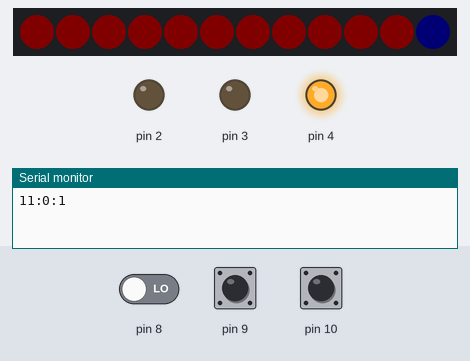
A sketch run on a simulated Arduino Uno, built with avr-gcc and run on an emulated ATmega328P. Parts: 12 RGB LEDs in strip order, left to right, output pins drawn as LEDs (lit = HIGH), the last lines printed to the serial monitor. Dashed ring = blinking. Inputs (shaded band) come from the test bench; at power-on: pin 10 LOW, pin 8 LOW, pin 9 LOW. Dim RGB values are drawn brighter than linear.

Above: at 1.2 s.
1.3 s: pin 10 driven HIGH
At 1.7 s:
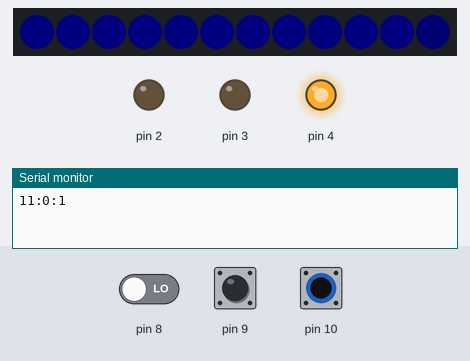
2.8 s: pin 8 driven HIGH
At 5.6 s:
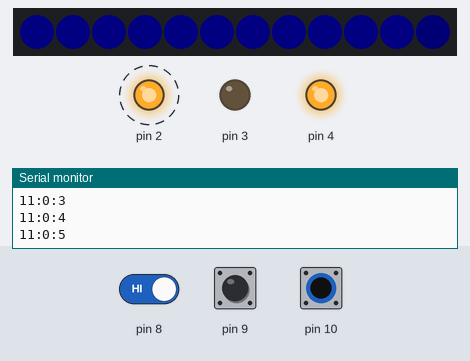
5.8 s: pin 9 driven HIGH
7.7 s: pin 10 pulsed LOW 5 times (0.12 s each, 0.3 s apart)
At 10.5 s:
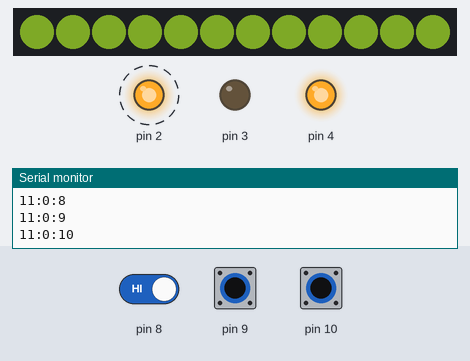
10.7 s: pin 9 pulsed LOW 5 times (0.12 s each, 0.3 s apart)
At 11.87 s:
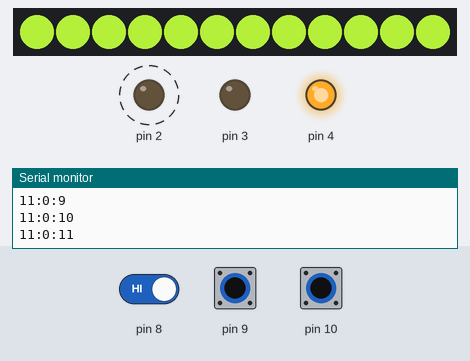
Timing chart, 0 to 14.7 s (numbered marks = the images above; inputs shaded):
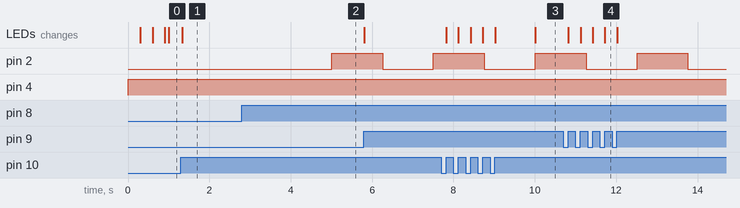

Measured:
- after the input at 1.3 s, the LEDs: change at once (image 1)
- after the input at 2.8 s, pin 2: LOW → HIGH after 2.2 s
- after the input at 7.7 s, the LEDs: first change after 0.12 s (image 3 shows a later state)
- after the input at 10.7 s, the LEDs: first change after 0.12 s (image 4 shows a later state)

The sketch:

hello_world.ino
```cpp
#include <timer.h>

#include <FastLED.h>
#include <buttons.h>

#define NUM_LEDS 12
#define NUM_COLORS 8
#define TIME 8
#define BRIGHT 9
#define COLOR 10

int mode = 0;

// time
int milliseconds = 0;
int seconds = 00;
int minutes = 0;
int hours = 11;
auto timer = timer_create_default();

// LED
CRGB leds[NUM_LEDS];
int pulse_milliseconds = 0;
int pulse_frequency = 0;
bool pulse_increasing = true;
Button push_buttons[3];
int brightness = 5;
int selected_color = 0;
CRGB available_colors[8] = {
  CRGB::Red,
  CRGB::Blue,
  CRGB::Green,
  CRGB::Aqua,
  CRGB::Coral,
  CRGB::Teal,
  CRGB::YellowGreen,
  CRGB::Moccasin
};
int blink_counter = 0;
int blink_frequency = 500;
bool led_status[2] = {false, false};

void tick() {
  milliseconds++;
  pulse_milliseconds++;
  pulse_milliseconds %= 255;
  String time_string;
  seconds += 1;
  minutes += seconds / 60;
  seconds = seconds % 60;
  hours += minutes / 60;
  minutes = minutes % 60;
  hours = hours % 12;
  time_string = (String)hours + (String)":" + (String)minutes + (String)":" + (String)seconds;
  Serial.println(time_string);
}

void pulse_led(int led_number){
  leds[led_number] = CRGB::Blue;
  leds[led_number].fadeToBlackBy( 192 );
  if (pulse_milliseconds % 30 == 0) {
    pulse_milliseconds = 0;
    if (pulse_frequency == 8) {
      pulse_increasing = false;
    }
    if (pulse_frequency == 0) {
      pulse_increasing = true;
    }
    if (pulse_increasing) {
      pulse_frequency++;
    } else {
      pulse_frequency--;
    }
  }
  for (int i = 0; i < pulse_frequency; i ++) {
    leds[led_number].nscale8( 192 );
  }
}

void change_brightness() {
  brightness += 50;
  if (brightness > 255) {
    brightness = 5;
  }
  FastLED.setBrightness(brightness);
}

int check_button_click(int button_pin) {
  int button_index = button_pin % 8;
  switch(push_buttons[button_index].check()) {
    case ON:
      return 1;
      break;
    case Hold:
      return 2;
      break;
    default:
      return 3;
      break;
  }
}

void switch_color() {
  selected_color++;
  selected_color %= NUM_COLORS;
}

void blink_led(uint8_t pin){
  if (!led_status[pin - 2]) {
    digitalWrite(pin, HIGH);
    led_status[pin - 2] = true;
  } else {
    digitalWrite(pin, LOW);
    led_status[pin - 2] = false;
  }
}

void turn_off_led(uint8_t pin) {
  led_status[pin - 2] = false;
  digitalWrite(pin, LOW);
}

void set_mode_0() {
  mode = 0;
  blink_counter = 0;
  turn_off_led(2);
  turn_off_led(3);
}

void setup() {
  // LEDs setup
  FastLED.addLeds<NEOPIXEL, 13>(leds, NUM_LEDS);

  // timer setup
  timer.every(1000, tick);

  // buttons setup
  push_buttons[0].assign(TIME);
  push_buttons[1].assign(BRIGHT);
  push_buttons[2].assign(COLOR);
  for (int i = 0; i < 3; i++) {
    push_buttons[i].setMode(OneShotTimer);
    push_buttons[i].setTimer(1500);
    push_buttons[i].setRefresh(500);
  }
  pinMode(2, OUTPUT);
  pinMode(3, OUTPUT);
  pinMode(4, OUTPUT);

  FastLED.setBrightness(brightness);
  Serial.begin(9600);
}

void loop() {
  timer.tick();

  // LEDs
  FastLED.clear();

//  if(mode == 0) {
//    int color_change = check_button_click(COLOR);
//    if(color_change == 1) {
//      switch_color();
//    }
//    int brightness_change = check_button_click(BRIGHT);
//    if(brightness_change == 1) {
//      change_brightness();
//    }
//  }
  int color_change = 0;
  int brightness_change = 0;
  switch(mode) {

    case 0:
      color_change = check_button_click(COLOR);
      if(color_change == 1) {
        switch_color();
      }
      brightness_change = check_button_click(BRIGHT);
      if(brightness_change == 1) {
        change_brightness();
      }
      break;
    case 1:
      color_change = check_button_click(COLOR);
      if(color_change == 1) {
        switch_color();
      }
      brightness_change = check_button_click(BRIGHT);
      if(brightness_change == 1) {
        change_brightness();
      }
      break;
    default:
      break;
  }
  for (int i = 0; i <= hours; i++) {
    leds[i] = available_colors[selected_color];
  }
  if(minutes == 0 && seconds < 10) {
    pulse_led(hours);
  }

  if(blink_counter % blink_frequency == 0 && mode >= 1) {
    blink_led(2);
  }
  if(blink_counter % blink_frequency == 0 && mode >= 2) {
    blink_led(3);
  }
  blink_counter++;
  digitalWrite(4, HIGH);

  int time_set = check_button_click(TIME);
  if(time_set == 2) {
    mode = 1;
  }
  if(mode == 1 && time_set == 1) {
    set_mode_0();
  }

  FastLED.show();
}
```
